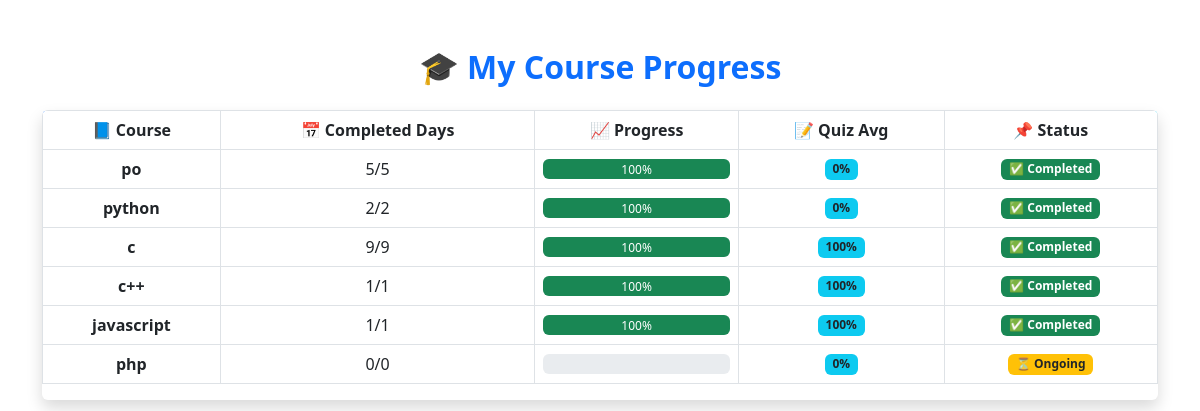
Screenshot of /student/progress/ (signed in) with the database file from the repository.
### lms/models.py (models this page shows, shortened)
class Course(models.Model):
    title = models.CharField(max_length=200)
    description = models.TextField()
    teacher = models.ForeignKey(User, on_delete=models.CASCADE)
    created_at = models.DateTimeField(auto_now_add=True)
    num_lectures = models.IntegerField(default=0)
    thumbnail = models.ImageField(upload_to='course_thumbnails/', blank=True, null=True)  # New

### lms/views.py (the view)
# urls.py: path('student/progress/', student_progress_view, name='student_progress'),
def student_progress_view(request):
    enrollments = Enrollment.objects.filter(student=request.user)
    progress_data = []
    for enrollment in enrollments:
        course = enrollment.course
        total_days = course.coursecontent_set.count()
        completed_days = StudentCourseProgress.objects.filter(enrollment=enrollment, is_completed=True).count()
        progress_percent = int((completed_days / total_days) * 100) if total_days > 0 else 0
        progress_records = StudentCourseProgress.objects.filter(enrollment=enrollment).exclude(quiz_score__isnull=True)
        quiz_scores = [p.quiz_score for p in progress_records]
        quiz_avg = round(sum(quiz_scores) / len(quiz_scores)) if quiz_scores else 0
        status = "Completed" if progress_percent == 100 else "Ongoing"
        progress_data.append({
            "student": request.user.get_full_name() or request.user.username,
            "course": course.title,
            "completed_days": f"{completed_days}/{total_days}",
            "progress": f"{progress_percent}%",
            "quiz_avg": f"{quiz_avg}%",
            "status": status,
        })
    return render(request, 'student_progress.html', {'progress_data': progress_data})

### lms/templates/student_progress.html
<link href="https://cdn.jsdelivr.net/npm/bootstrap@5.3.0/dist/css/bootstrap.min.css" rel="stylesheet">
<div class="container my-5">
    <h2 class="mb-4 text-center text-primary fw-bold">🎓 My Course Progress</h2>
    <div class="table-responsive shadow rounded">
        <table class="table table-bordered table-hover align-middle">
            <thead class="text-white text-center" style="background: linear-gradient(to right, #0d6efd, #0dcaf0);">
                <tr>
                    <th>📘 Course</th>
                    <th>📅 Completed Days</th>
                    <th>📈 Progress</th>
                    <th>📝 Quiz Avg</th>
                    <th>📌 Status</th>
                </tr>
            </thead>
            <tbody class="text-center">
                {% for row in progress_data %}
                <tr>
                    <td class="fw-semibold">{{ row.course }}</td>
                    <td>{{ row.completed_days }}</td>
                    <td>
                        {% with row.progress|slice:":-1" as progress_value %}
                        <div class="progress" style="height: 20px;">
                            <div class="progress-bar bg-success" role="progressbar"
                                 style="width: {{ progress_value }}%;"
                                 aria-valuenow="{{ progress_value }}" aria-valuemin="0" aria-valuemax="100">
                                {{ progress_value }}%
                            </div>
                        </div>
                        {% endwith %}
                    </td>
                    <td>
                        <span class="badge bg-info text-dark">{{ row.quiz_avg }}</span>
                    </td>
                    <td>
                        {% if row.status == "Completed" %}
                            <span class="badge bg-success">✅ {{ row.status }}</span>
                        {% else %}
                            <span class="badge bg-warning text-dark">⏳ {{ row.status }}</span>
                        {% endif %}
                    </td>
                </tr>
                {% empty %}
                <tr>
                    <td colspan="5" class="text-center text-muted">No progress data available.</td>
                </tr>
                {% endfor %}
            </tbody>
        </table>
    </div>
</div>

### rows the page displays
Course: course "po"
Course: course "python"
Course: course "c++"
Course: course "javascript"
Course: course "php"

### other values shown
{{ row.completed_days }} "5/5" "2/2" "9/9" "1/1" "1/1" "0/0"
{{ progress_value }} "100" "100" "100" "100" "100"
{{ row.quiz_avg }} "0%" "0%" "100%" "100%" "100%" "0%"
{{ row.status }} "Completed" "Completed" "Completed" "Completed" "Completed"
{{ row.course }} "c"
{{ row.status }} "Ongoing"
